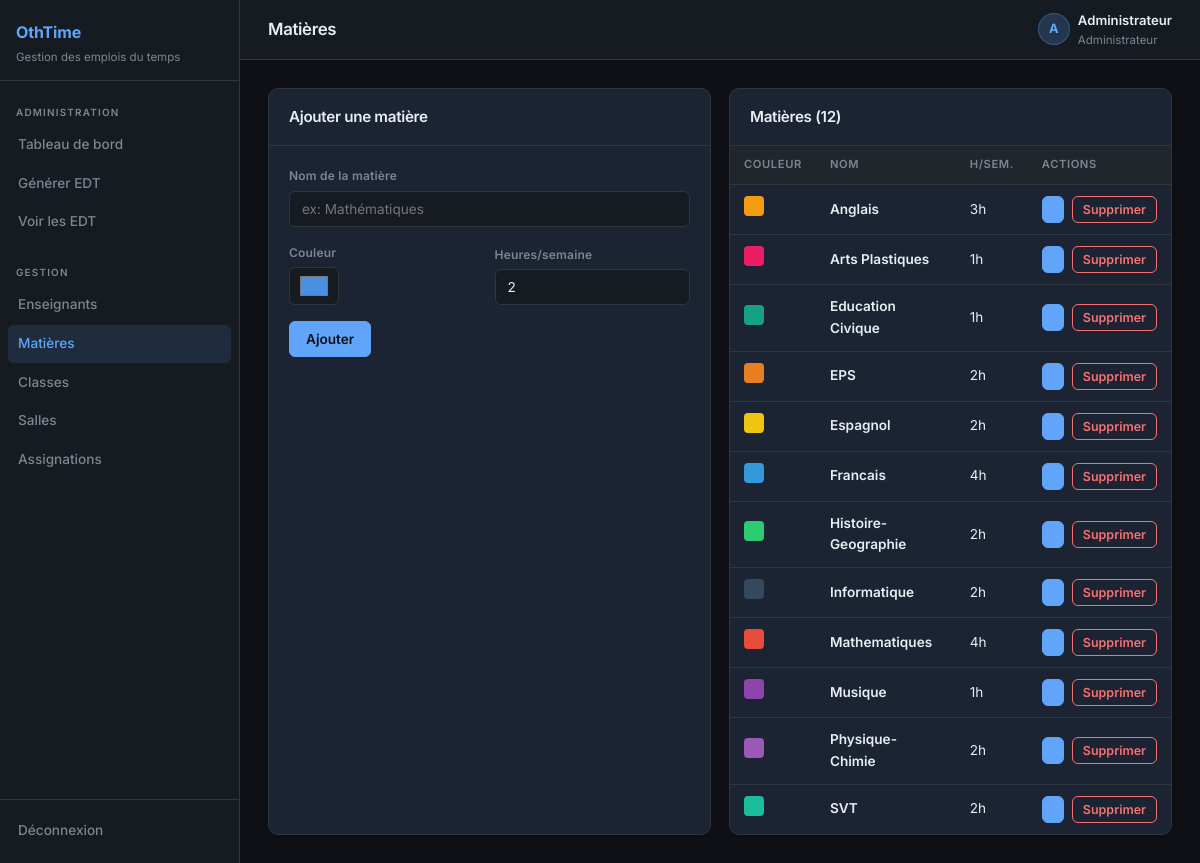
Screenshot of /admin/subjects (signed in) with the database file from the repository.
### tables this page shows
CREATE TABLE subjects (
    id INT AUTO_INCREMENT PRIMARY KEY,
    nom VARCHAR(100) NOT NULL,
    couleur VARCHAR(7) DEFAULT '#4A90E2',
    heures_par_semaine INT DEFAULT 2
);

### app/controllers/AdminController.php (called while the page is built, shortened)
<?php
class AdminController {
    private Database $db;
    public function __construct() {
        $this->db = Database::getInstance();
    }
   public function subjects(): void {
        $subjects = $this->db->fetchAll('SELECT * FROM subjects ORDER BY nom');
        require __DIR__ . '/../views/admin/subjects.php';
    }
}

### public/index.php (called while the page is built, shortened)
<?php
spl_autoload_register(function (string $class): void {
    $paths = [
        BASE_PATH . '/core/'             . $class . '.php',
        BASE_PATH . '/app/controllers/'  . $class . '.php',
        BASE_PATH . '/app/models/'       . $class . '.php',
    ];
    foreach ($paths as $path) {
        if (file_exists($path)) {
            return;
        }
    }
});
$router = new Router();
$router->add('/login',  'AuthController', 'login');
$router->add('/logout', 'AuthController', 'logout');
$router->add('/admin/dashboard',       'AdminController', 'dashboard');
$router->add('/admin/teachers',        'AdminController', 'teachers');
$router->add('/admin/subjects',        'AdminController', 'subjects');
$router->add('/admin/classes',         'AdminController', 'classes');
$router->add('/admin/rooms',           'AdminController', 'rooms');
$router->add('/admin/assignments',     'AdminController', 'assignments');
$router->add('/admin/timetable',       'AdminController', 'timetable');
$router->add('/admin/generate',        'AdminController', 'generate');
$router->add('/admin/run-generation',  'AdminController', 'runGeneration');
$router->add('/teacher/preferences',   'TeacherController', 'preferences');
$uri = parse_url($_SERVER['REQUEST_URI'], PHP_URL_PATH);
$router->dispatch($uri);

### core/Database.php (called while the page is built, shortened)
<?php
class Database {
    private static $instance = null;
    private $pdo;
    private function __construct() {
        $dsn = "mysql:host=" . MYSQL_HOST . ";dbname=" . MYSQL_DATABASE . ";charset=" . MYSQL_CHARSET;
        $options = [
            PDO::ATTR_ERRMODE            => PDO::ERRMODE_EXCEPTION,
            PDO::ATTR_DEFAULT_FETCH_MODE => PDO::FETCH_ASSOC,
            PDO::ATTR_EMULATE_PREPARES   => false,
        ];
        try {
            $this->pdo = new PDO($dsn, MYSQL_USER, MYSQL_PASSWORD, $options);
        } catch (PDOException $e) {
            die(json_encode(['error' => 'Connexion DB échouée: ' . $e->getMessage()]));
        }
    }
    public static function getInstance(): self {
        if (self::$instance === null) {
            self::$instance = new self();
        }
        return self::$instance;
    }
    public function query(string $sql, array $params = []): PDOStatement {
        $stmt = $this->pdo->prepare($sql);
        $stmt->execute($params);
        return $stmt;
    }
    public function fetchAll(string $sql, array $params = []): array {
        return $this->query($sql, $params)->fetchAll();
    }
}

### app/views/admin/subjects.php (the view, shortened to what this page needs)
<?php
require __DIR__ . '/../layout_top.php';
?>
<div class="grid-2">
    <div class="card">
        <div class="card-header"><h3>Ajouter une matière</h3></div>
        <div class="card-body">
            <form method="POST">
                <div class="form-group mb-4">
                    <label>Nom de la matière</label>
                    <input type="text" name="nom" placeholder="ex: Mathématiques" required>
                </div>
                <div class="form-row mb-4">
                    <div class="form-group">
                        <label>Couleur</label>
                        <input type="color" name="couleur" value="#4A90E2">
                    </div>
                    <div class="form-group">
                        <label>Heures/semaine</label>
                        <input type="number" name="heures" value="2" min="1" max="10">
                    </div>
                </div>
                <button type="submit" class="btn btn-primary">Ajouter</button>
            </form>
        </div>
    </div>
    <div class="card">
        <div class="card-header"><h3> Matières (<?= count($subjects) ?>)</h3></div>
        <div class="table-wrap">
            <table>
                <thead><tr><th>Couleur</th><th>Nom</th><th>H/sem.</th><th>Actions</th></tr></thead>
                <tbody>
                <?php foreach ($subjects as $s): ?>
                <tr>
                    <td><span style="display:inline-block;width:20px;height:20px;border-radius:4px;background:<?= htmlspecialchars($s['couleur']) ?>"></span></td>
                    <td style="font-weight:600"><?= htmlspecialchars($s['nom']) ?></td>
                    <td><?= $s['heures_par_semaine'] ?>h</td>
                    <td>
                        <div class="flex gap-2">
                            <button onclick="openSubjEdit(<?= $s['id'] ?>, '<?= htmlspecialchars(addslashes($s['nom'])) ?>', '<?= $s['couleur'] ?>', <?= $s['heures_par_semaine'] ?>)"
                                    class="btn btn-sm btn-primary"></button>
                            <form method="POST" onsubmit="return confirm('Supprimer ?')">
                                <button class="btn btn-sm btn-danger">Supprimer</button>
                            </form>
                        </div>
                    </td>
                </tr>
                <?php endforeach; ?>
                </tbody>
            </table>
        </div>
    </div>
</div>
<?php require __DIR__ . '/../layout_bottom.php'; ?>

### public/assets/style.css (style rules this page uses)
*, *::before, *::after { box-sizing: border-box; margin: 0; padding: 0; }
:root { --primary: #60a5fa; --primary-lt: #93c5fd; --accent: #f59e0b; --accent-lt: #fcd34d; --success: #34d399; --danger: #f87171; --warning: #fbbf24; --bg: #0f1117; --bg-2: #161b22; --surface: #1c2333; --surface-2: #21262d; --border: #30363d; --text: #e6edf3; --text-muted: #7d8590; --radius: 10px; --shadow: 0 4px 24px rgba(0,0,0,.4); --shadow-sm: 0 2px 8px rgba(0,0,0,.3); --sidebar-w: 240px; --header-h: 60px; }
html { font-size: 16px; }
body { font-family: 'Inter', sans-serif; background: var(--bg); color: var(--text); min-height: 100vh; line-height: 1.6; }
h1,h2,h3,h4 { font-family: 'Inter', sans-serif; font-weight: 600; letter-spacing: -.02em; }
.card { background: var(--surface); border: 1px solid var(--border); border-radius: var(--radius); box-shadow: var(--shadow-sm); overflow: hidden; }
.card-header { padding: 16px 20px; border-bottom: 1px solid var(--border); display: flex; align-items: center; justify-content: space-between; }
.card-header h3 { font-size: .95rem; font-weight: 600; }
.card-body { padding: 20px; }
.table-wrap { overflow-x: auto; }
table { width: 100%; border-collapse: collapse; font-size: .85rem; }
thead { background: var(--surface-2); }
th { padding: 10px 14px; text-align: left; font-weight: 600; font-size: .7rem; letter-spacing: .6px; text-transform: uppercase; color: var(--text-muted); border-bottom: 1px solid var(--border); white-space: nowrap; }
td { padding: 11px 14px; border-bottom: 1px solid var(--border); vertical-align: middle; color: var(--text); }
tr:last-child td { border-bottom: none; }
.form-row { display: flex; gap: 10px; flex-wrap: wrap; align-items: flex-end; }
.form-group { display: flex; flex-direction: column; gap: 5px; flex: 1; min-width: 130px; }
.form-group label { font-size: .75rem; font-weight: 600; color: var(--text-muted); letter-spacing: .2px; }
input, select, textarea { padding: 9px 12px; border: 1px solid var(--border); border-radius: 6px; font-family: inherit; font-size: .85rem; color: var(--text); background: var(--bg-2); outline: none; transition: border-color .15s, box-shadow .15s; }
input[type="color"] { padding: 4px 8px; height: 38px; cursor: pointer; }
.btn { display: inline-flex; align-items: center; gap: 6px; padding: 9px 16px; border-radius: 6px; border: 1px solid transparent; font-family: inherit; font-size: .85rem; font-weight: 600; cursor: pointer; transition: all .15s; white-space: nowrap; text-decoration: none; }
.btn-primary { background: var(--primary); color: #0f1117; border-color: var(--primary); }
.btn-danger { background: transparent; color: var(--danger); border-color: var(--danger); }
.btn-sm { padding: 5px 10px; font-size: .78rem; }
.flex { display: flex; }
.gap-2 { gap: 8px; }
.mb-4 { margin-bottom: 16px; }
.grid-2 { display: grid; grid-template-columns: 1fr 1fr; gap: 18px; }

### rows the page displays
subjects: nom "Anglais", heures_par_semaine "3"
subjects: nom "Arts Plastiques", heures_par_semaine "1"
subjects: nom "Education Civique", heures_par_semaine "1"
subjects: nom "EPS", heures_par_semaine "2"
subjects: nom "Espagnol", heures_par_semaine "2"
subjects: nom "Francais", heures_par_semaine "4"
subjects: nom "Histoire-Geographie", heures_par_semaine "2"
subjects: nom "Informatique", heures_par_semaine "2"
subjects: nom "Mathematiques", heures_par_semaine "4"
subjects: nom "Musique", heures_par_semaine "1"
subjects: nom "Physique-Chimie", heures_par_semaine "2"
subjects: nom "SVT", heures_par_semaine "2"

### other values shown
$page_title "Matières"
$avatar "A"
$nom "Administrateur"
count($subjects) "12"
